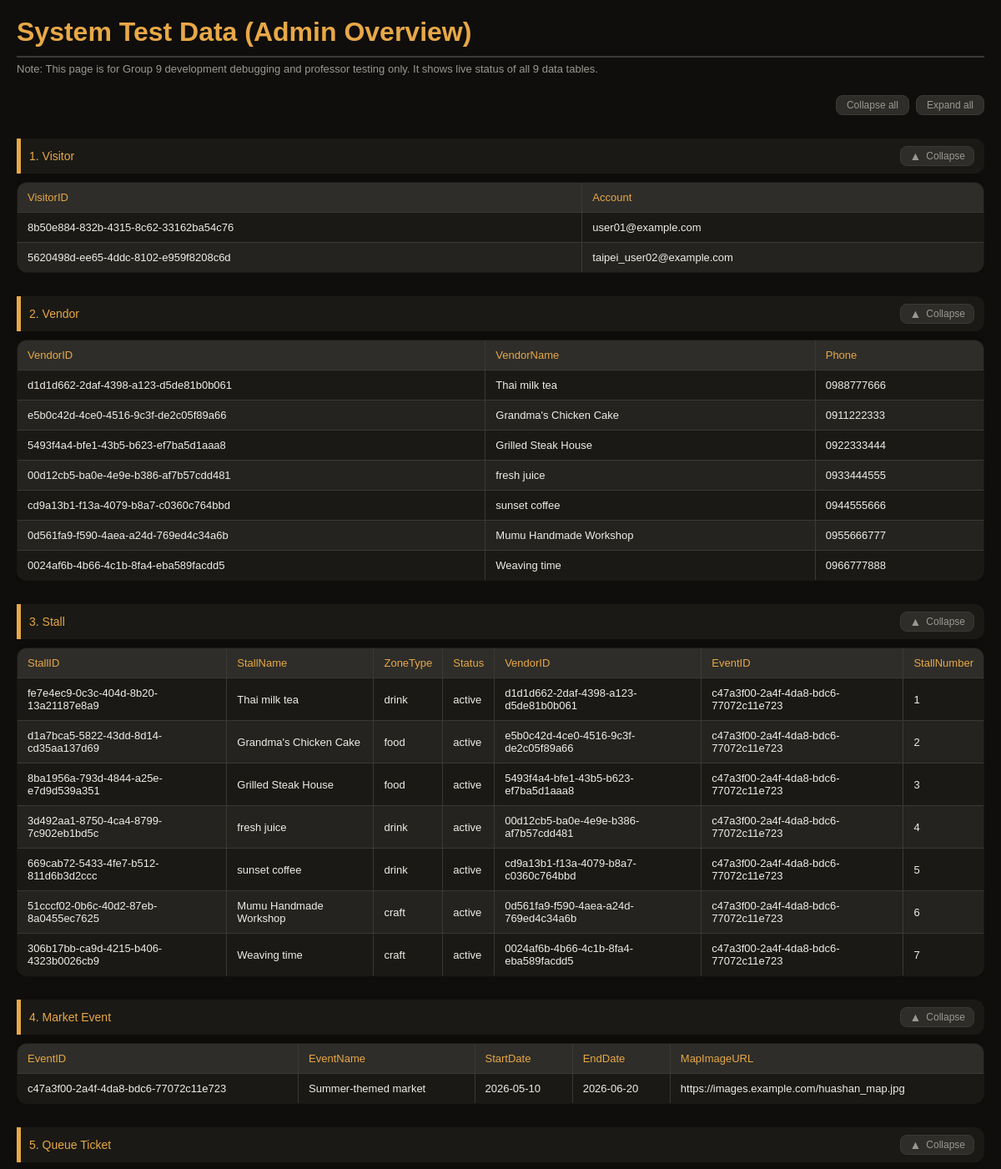
Page /admin_dashboard (upper part) on the committed database.
### app.py (models this page shows, shortened)
class Visitor(db.Model):
    __tablename__ = 'visitor'
    visitor_id    = db.Column(db.String(36), primary_key=True, default=lambda: str(uuid.uuid4()))
    account       = db.Column(db.String(50), unique=True, nullable=False)
    password_hash = db.Column(db.String(255), nullable=False)
    queue_tickets = db.relationship('QueueTicket', backref='visitor', lazy=True)
    orders        = db.relationship('Order', backref='visitor', lazy=True)

class Vendor(db.Model):
    __tablename__ = 'vendor'
    vendor_id     = db.Column(db.String(36), primary_key=True, default=lambda: str(uuid.uuid4()))
    account       = db.Column(db.String(50), unique=True, nullable=False)
    password_hash = db.Column(db.String(255), nullable=False)
    name          = db.Column(db.String(50), nullable=False)
    phone         = db.Column(db.String(20))
    stall         = db.relationship('Stall', backref='vendor', uselist=False)

class Stall(db.Model):
    __tablename__ = 'stall'
    stall_id      = db.Column(db.String(36), primary_key=True, default=lambda: str(uuid.uuid4()))
    stall_name    = db.Column(db.String(100), nullable=False)
    zone_type     = db.Column(db.String(20))
    status        = db.Column(db.String(20), default='active')
    vendor_id     = db.Column(db.String(36), db.ForeignKey('vendor.vendor_id'), unique=True)
    event_id      = db.Column(db.String(36), db.ForeignKey('event.event_id'))
    products      = db.relationship('Product', secondary=offers, backref='stalls', lazy=True)
    queue_tickets = db.relationship('QueueTicket', backref='stall', lazy=True)
    orders        = db.relationship('Order', backref='stall', lazy=True)
    stall_number  = db.Column(db.Integer, unique=True, nullable=True)

class Event(db.Model):
    __tablename__ = 'event'
    event_id      = db.Column(db.String(36), primary_key=True, default=lambda: str(uuid.uuid4()))
    event_name    = db.Column(db.String(100), nullable=False)
    start_date    = db.Column(db.String(20))
    end_date      = db.Column(db.String(20))
    map_image_url = db.Column(db.String(255))
    stalls        = db.relationship('Stall', backref='event', lazy=True)

### app.py (the view)
@app.route('/admin_dashboard')
def admin_dashboard():
    try:
        all_visitors = [{'VisitorID': v.visitor_id, 'Account': v.account} for v in Visitor.query.all()]
        all_vendors = [{'VendorID': v.vendor_id, 'VendorName': v.name, 'Phone': v.phone} for v in Vendor.query.all()]
        all_stalls = [{'StallID': s.stall_id, 'StallName': s.stall_name, 'ZoneType': s.zone_type, 'Status': s.status, 'VendorID': s.vendor_id, 'EventID': s.event_id, "StallNumber": s.stall_number} for s in Stall.query.all()]
        all_events = [{'EventID': e.event_id, 'EventName': e.event_name, 'StartDate': e.start_date, 'EndDate': e.end_date, 'MapImageURL': e.map_image_url} for e in Event.query.all()]
        all_tickets = [{'TicketNumber': t.ticket_number, 'WaitTime': t.expected_wait_time, 'Status': t.status, 'StallID': t.stall_id, 'VisitorID': t.visitor_id} for t in QueueTicket.query.all()]
        all_products = [{'ProductID': p.product_id, 'ProductName': p.name, 'Price': p.price} for p in Product.query.all()]
        all_orders = [{'OrderID': o.order_id, 'OrderTime': o.order_time, 'Status': o.status, 'VisitorID': o.visitor_id, 'StallID': o.stall_id, 'PaymentMethod': 'Cash'} for o in Order.query.all()]
        all_offers = [dict(row) for row in db.session.execute(text("SELECT stall_id as StallID, product_id as ProductID FROM offers")).mappings()]
        all_includes = [dict(row) for row in db.session.execute(text("SELECT order_id as OrderID, product_id as ProductID, quantity as Quantity, sold_price as SoldPrice FROM includes")).mappings()]
    except Exception as e:
        print(f"Database read error: {e}")
        all_visitors, all_vendors, all_stalls = [], [], []
        all_events, all_tickets, all_products = [], [], []
        all_orders, all_offers, all_includes = [], [], []
    return render_template(
        'admin.html',
        visitors=all_visitors, vendors=all_vendors, stalls=all_stalls,
        events=all_events, tickets=all_tickets, products=all_products,
        orders=all_orders, offers=all_offers, includes=all_includes
    )

### templates/admin.html (shortened to what this page needs)
<!DOCTYPE html>
<html lang="en">
<head>
</head>
<body>
<h1>System Test Data (Admin Overview)</h1>
<p class="subtitle">Note: This page is for Group 9 development debugging and professor testing only. It shows live status of all 9 data tables.</p>
<div class="collapse-all-bar">
    <button class="ctrl-btn" onclick="setAll(false)">Collapse all</button>
    <button class="ctrl-btn" onclick="setAll(true)">Expand all</button>
</div>
<div class="section">
    <div class="section-header" onclick="toggle(this)">
        <span class="section-title">1. Visitor</span>
        <button class="toggle-btn">
            <span class="toggle-icon">▲</span>
            <span class="toggle-label">Collapse</span>
        </button>
    </div>
    <div class="section-body">
        <table>
            <thead><tr><th>VisitorID</th><th>Account</th></tr></thead>
            <tbody>
                {% for visitor in visitors %}
                <tr><td>{{ visitor['VisitorID'] }}</td><td>{{ visitor['Account'] }}</td></tr>
                {% else %}
                <tr><td colspan="2" class="empty-msg">No visitor data found</td></tr>
                {% endfor %}
            </tbody>
        </table>
    </div>
</div>
<div class="section">
    <div class="section-header" onclick="toggle(this)">
        <span class="section-title">2. Vendor</span>
        <button class="toggle-btn">
            <span class="toggle-icon">▲</span>
            <span class="toggle-label">Collapse</span>
        </button>
    </div>
    <div class="section-body">
        <table>
            <thead><tr><th>VendorID</th><th>VendorName</th><th>Phone</th></tr></thead>
            <tbody>
                {% for vendor in vendors %}
                <tr><td>{{ vendor['VendorID'] }}</td><td>{{ vendor['VendorName'] }}</td><td>{{ vendor['Phone'] }}</td></tr>
                {% else %}
                <tr><td colspan="3" class="empty-msg">No vendor data found</td></tr>
                {% endfor %}
            </tbody>
        </table>
    </div>
</div>
<div class="section">
    <div class="section-header" onclick="toggle(this)">
        <span class="section-title">3. Stall</span>
        <button class="toggle-btn">
            <span class="toggle-icon">▲</span>
            <span class="toggle-label">Collapse</span>
        </button>
    </div>
    <div class="section-body">
        <table>
            <thead>
                <tr><th>StallID</th><th>StallName</th><th>ZoneType</th><th>Status</th><th>VendorID</th><th>EventID</th><th>StallNumber</th></tr>
            </thead>
            <tbody>
                {% for stall in stalls %}
                <tr>
                    <td>{{ stall['StallID'] }}</td>
                    <td>{{ stall['StallName'] }}</td>
                    <td>{{ stall['ZoneType'] }}</td>
                    <td class="{% if stall['Status'] == 'Green' %}status-green{% elif stall['Status'] == 'Yellow' %}status-yellow{% elif stall['Status'] == 'Red' %}status-red{% endif %}">
                        {{ stall['Status'] }}
                    </td>
                    <td>{{ stall['VendorID'] }}</td>
                    <td>{{ stall['EventID'] }}</td>
                    <td>{{ stall['StallNumber'] }}</td>
                </tr>
                {% else %}
                <tr><td colspan="7" class="empty-msg">No stall data found</td></tr>
                {% endfor %}
            </tbody>
        </table>
    </div>
</div>
<div class="section">
    <div class="section-header" onclick="toggle(this)">
        <span class="section-title">4. Market Event</span>
        <button class="toggle-btn">
            <span class="toggle-icon">▲</span>
            <span class="toggle-label">Collapse</span>
        </button>
    </div>
    <div class="section-body">
        <table>
            <thead><tr><th>EventID</th><th>EventName</th><th>StartDate</th><th>EndDate</th><th>MapImageURL</th></tr></thead>
            <tbody>
                {% for event in events %}
                <tr><td>{{ event['EventID'] }}</td><td>{{ event['EventName'] }}</td><td>{{ event['StartDate'] }}</td><td>{{ event['EndDate'] }}</td><td>{{ event['MapImageURL'] }}</td></tr>
                {% else %}
                <tr><td colspan="5" class="empty-msg">No event data found</td></tr>
                {% endfor %}
            </tbody>
        </table>
    </div>
</div>
<div class="section">
    <div class="section-header" onclick="toggle(this)">
        <span class="section-title">5. Queue Ticket</span>
        <button class="toggle-btn">
            <span class="toggle-icon">▲</span>
            <span class="toggle-label">Collapse</span>
        </button>
    </div>
    <div class="section-body">
    </div>
</div>
</body>
</html>

### templates/admin.html (style rules this page uses)
:root { --bg: #0f0e0c; --bg2: #1a1915; --bg3: #242320; --surface: #2e2d29; --border: #3a3935; --text: #f0ede6; --text-muted:#9b9890; --accent: #e8a847; --accent2: #d4763b; --green: #4caf82; --yellow: #e8c547; --red: #e85b47; --radius: 12px; --radius-lg: 20px; --shadow: 0 4px 24px rgba(0,0,0,0.4); }
* { box-sizing: border-box; margin: 0; padding: 0; }
body { font-family: 'Arial', sans-serif; padding: 20px; background-color: var(--bg); color: var(--text); }
h1 { color: var(--accent); border-bottom: 2px solid var(--border); padding-bottom: 10px; margin-bottom: 6px; }
.subtitle { color: var(--text-muted); font-size: 13px; margin-bottom: 24px; }
.collapse-all-bar { display: flex; justify-content: flex-end; gap: 8px; margin-bottom: 4px; }
.ctrl-btn { font-size: 12px; color: var(--text-muted); background: var(--surface); border: 1px solid var(--border); border-radius: 8px; padding: 4px 12px; cursor: pointer; transition: color 0.15s, background 0.15s; }
.section { margin-top: 28px; }
.section-header { display: flex; align-items: center; justify-content: space-between; background: var(--bg2); border-left: 5px solid var(--accent); border-radius: 0 var(--radius) var(--radius) 0; padding: 9px 12px 9px 10px; cursor: pointer; user-select: none; transition: background 0.15s; }
.section-title { color: var(--accent); font-size: 14px; font-weight: 500; }
.toggle-btn { display: flex; align-items: center; gap: 6px; color: var(--text-muted); font-size: 12px; background: var(--surface); border: 1px solid var(--border); border-radius: 8px; padding: 3px 10px; cursor: pointer; transition: color 0.15s, background 0.15s; }
.toggle-icon { font-size: 14px; display: inline-block; transition: transform 0.25s; }
.section-body { overflow: hidden; transition: max-height 0.3s ease, opacity 0.3s ease; max-height: 2000px; opacity: 1; }
table { border-collapse: collapse; width: 100%; max-width: 1200px; margin: 10px 0 0; background-color: var(--bg2); border: 1px solid var(--border); border-radius: var(--radius); overflow: hidden; box-shadow: var(--shadow); }
th, td { border: 1px solid var(--border); padding: 10px 12px; text-align: left; font-size: 13px; }
th { background-color: var(--surface); color: var(--accent); font-weight: 500; }
tr:nth-child(even) td { background-color: var(--bg3); }

### rows in the picture
Visitor: VisitorID "8b50e884-832b-4315-8c62-33162ba54c76", Account "user01@example.com"
Visitor: VisitorID "5620498d-ee65-4ddc-8102-e959f8208c6d", Account "taipei_user02@example.com"
Vendor: VendorID "d1d1d662-2daf-4398-a123-d5de81b0b061", VendorName "Thai milk tea", Phone "0988777666"
Vendor: VendorID "e5b0c42d-4ce0-4516-9c3f-de2c05f89a66", VendorName "Grandma's Chicken Cake", Phone "0911222333"
Vendor: VendorID "5493f4a4-bfe1-43b5-b623-ef7ba5d1aaa8", VendorName "Grilled Steak House", Phone "0922333444"
Vendor: VendorID "00d12cb5-ba0e-4e9e-b386-af7b57cdd481", VendorName "fresh juice", Phone "0933444555"
Vendor: VendorID "cd9a13b1-f13a-4079-b8a7-c0360c764bbd", VendorName "sunset coffee", Phone "0944555666"
Vendor: VendorID "0d561fa9-f590-4aea-a24d-769ed4c34a6b", VendorName "Mumu Handmade Workshop", Phone "0955666777"
Vendor: VendorID "0024af6b-4b66-4c1b-8fa4-eba589facdd5", VendorName "Weaving time", Phone "0966777888"
Stall: StallID "fe7e4ec9-0c3c-404d-8b20-13a21187e8a9", StallName "Thai milk tea", ZoneType "drink", Status "active", VendorID "d1d1d662-2daf-4398-a123-d5de81b0b061", EventID "c47a3f00-2a4f-4da8-bdc6-77072c11e723", StallNumber "1"
Stall: StallID "d1a7bca5-5822-43dd-8d14-cd35aa137d69", StallName "Grandma's Chicken Cake", ZoneType "food", Status "active", VendorID "e5b0c42d-4ce0-4516-9c3f-de2c05f89a66", EventID "c47a3f00-2a4f-4da8-bdc6-77072c11e723", StallNumber "2"
Stall: StallID "8ba1956a-793d-4844-a25e-e7d9d539a351", StallName "Grilled Steak House", ZoneType "food", Status "active", VendorID "5493f4a4-bfe1-43b5-b623-ef7ba5d1aaa8", EventID "c47a3f00-2a4f-4da8-bdc6-77072c11e723", StallNumber "3"
Stall: StallID "3d492aa1-8750-4ca4-8799-7c902eb1bd5c", StallName "fresh juice", ZoneType "drink", Status "active", VendorID "00d12cb5-ba0e-4e9e-b386-af7b57cdd481", EventID "c47a3f00-2a4f-4da8-bdc6-77072c11e723", StallNumber "4"
Stall: StallID "669cab72-5433-4fe7-b512-811d6b3d2ccc", StallName "sunset coffee", ZoneType "drink", Status "active", VendorID "cd9a13b1-f13a-4079-b8a7-c0360c764bbd", EventID "c47a3f00-2a4f-4da8-bdc6-77072c11e723", StallNumber "5"
Stall: StallID "51cccf02-0b6c-40d2-87eb-8a0455ec7625", StallName "Mumu Handmade Workshop", ZoneType "craft", Status "active", VendorID "0d561fa9-f590-4aea-a24d-769ed4c34a6b", EventID "c47a3f00-2a4f-4da8-bdc6-77072c11e723", StallNumber "6"
Stall: StallID "306b17bb-ca9d-4215-b406-4323b0026cb9", StallName "Weaving time", ZoneType "craft", Status "active", VendorID "0024af6b-4b66-4c1b-8fa4-eba589facdd5", EventID "c47a3f00-2a4f-4da8-bdc6-77072c11e723", StallNumber "7"
Event: EventID "c47a3f00-2a4f-4da8-bdc6-77072c11e723", EventName "Summer-themed market", StartDate "2026-05-10", EndDate "2026-06-20", MapImageURL "https://images.example.com/huashan_map.jpg"
